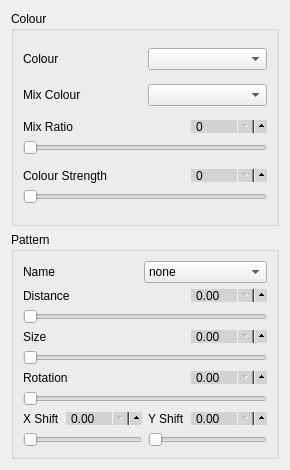
             <widget class="QWidget" name="page_12">
              <property name="geometry">
               <rect>
                <x>0</x>
                <y>0</y>
                <width>272</width>
                <height>470</height>
               </rect>
              </property>
              <attribute name="label">
               <string>Fill Pattern</string>
              </attribute>
              <layout class="QVBoxLayout" name="verticalLayout_136">
               <item>
                <widget class="QGroupBox" name="groupBox_24">
                 <property name="title">
                  <string>Colour</string>
                 </property>
                 <layout class="QVBoxLayout" name="verticalLayout_133">
                  <item>
                   <layout class="QHBoxLayout" name="horizontalLayout_143">
                    <item>
                     <widget class="QLabel" name="label_143">
                      <property name="text">
                       <string>Colour</string>
                      </property>
                     </widget>
                    </item>
                    <item>
                     <widget class="QComboBox" name="circle_marker_colour_name">
                      <property name="maxVisibleItems">
                       <number>20</number>
                      </property>
                     </widget>
                    </item>
                   </layout>
                  </item>
                  <item>
                   <layout class="QHBoxLayout" name="horizontalLayout_144">
                    <item>
                     <widget class="QLabel" name="label_144">
                      <property name="text">
                       <string>Mix Colour</string>
                      </property>
                     </widget>
                    </item>
                    <item>
                     <widget class="QComboBox" name="circle_marker_colour_mix_name">
                      <property name="maxVisibleItems">
                       <number>20</number>
                      </property>
                     </widget>
                    </item>
                   </layout>
                  </item>
                  <item>
                   <layout class="QVBoxLayout" name="verticalLayout_134">
                    <item>
                     <layout class="QHBoxLayout" name="horizontalLayout_145">
                      <item>
                       <widget class="QLabel" name="label_145">
                        <property name="text">
                         <string>Mix Ratio</string>
                        </property>
                       </widget>
                      </item>
                      <item>
                       <widget class="QSpinBox" name="circle_marker_colour_mixratio_spin">
                        <property name="styleSheet">
                         <string notr="true">QSpinBox {
	max-height: 11px;
	min-height: 11px;
    min-width: 60px;
    max-width: 60px;
    padding-right: 10px;
    background-color: lightgray;
    padding-top: -2px;
    padding-bottom: -2px;
}

QSpinBox::up-button {
  subcontrol-origin: padding;
  subcontrol-position: right center;
  left: 7px;
  height: 18px;
  width: 18px;
}

QSpinBox::down-button {
  subcontrol-origin: content;
  subcontrol-position: right center;
  left: 0px;
  top: 0px;
  height: 18px;
  width: 18px;
}

</string>
                        </property>
                        <property name="minimum">
                         <number>0</number>
                        </property>
                        <property name="maximum">
                         <number>100</number>
                        </property>
                        <property name="value">
                         <number>0</number>
                        </property>
                       </widget>
                      </item>
                     </layout>
                    </item>
                    <item>
                     <widget class="QSlider" name="circle_marker_colour_mixratio_slider">
                      <property name="styleSheet">
                       <string notr="true"/>
                      </property>
                      <property name="maximum">
                       <number>100</number>
                      </property>
                      <property name="orientation">
                       <enum>Qt::Horizontal</enum>
                      </property>
                     </widget>
                    </item>
                   </layout>
                  </item>
                  <item>
                   <layout class="QVBoxLayout" name="verticalLayout_135">
                    <item>
                     <layout class="QHBoxLayout" name="horizontalLayout_146">
                      <item>
                       <widget class="QLabel" name="label_146">
                        <property name="text">
                         <string>Colour Strength</string>
                        </property>
                       </widget>
                      </item>
                      <item>
                       <widget class="QSpinBox" name="circle_marker_colour_strength_spin">
                        <property name="styleSheet">
                         <string notr="true">QSpinBox {
	max-height: 11px;
	min-height: 11px;
    min-width: 60px;
    max-width: 60px;
    padding-right: 10px;
    background-color: lightgray;
    padding-top: -2px;
    padding-bottom: -2px;
}

QSpinBox::up-button {
  subcontrol-origin: padding;
  subcontrol-position: right center;
  left: 7px;
  height: 18px;
  width: 18px;
}

QSpinBox::down-button {
  subcontrol-origin: content;
  subcontrol-position: right center;
  left: 0px;
  top: 0px;
  height: 18px;
  width: 18px;
}

</string>
                        </property>
                        <property name="minimum">
                         <number>0</number>
                        </property>
                        <property name="maximum">
                         <number>100</number>
                        </property>
                        <property name="value">
                         <number>0</number>
                        </property>
                       </widget>
                      </item>
                     </layout>
                    </item>
                    <item>
                     <widget class="QSlider" name="circle_marker_colour_strength_slider">
                      <property name="styleSheet">
                       <string notr="true"/>
                      </property>
                      <property name="maximum">
                       <number>100</number>
                      </property>
                      <property name="orientation">
                       <enum>Qt::Horizontal</enum>
                      </property>
                     </widget>
                    </item>
                   </layout>
                  </item>
                 </layout>
                </widget>
               </item>
               <item>
                <widget class="QGroupBox" name="groupBox_23">
                 <property name="title">
                  <string>Pattern</string>
                 </property>
                 <layout class="QVBoxLayout" name="verticalLayout_127">
                  <item>
                   <layout class="QHBoxLayout" name="horizontalLayout_136">
                    <item>
                     <widget class="QLabel" name="label_137">
                      <property name="text">
                       <string>Name</string>
                      </property>
                     </widget>
                    </item>
                    <item>
                     <widget class="QComboBox" name="circle_pattern_type">
                      <property name="focusPolicy">
                       <enum>Qt::ClickFocus</enum>
                      </property>
                      <item>
                       <property name="text">
                        <string>none</string>
                       </property>
                      </item>
                      <item>
                       <property name="text">
                        <string>solid</string>
                       </property>
                      </item>
                      <item>
                       <property name="text">
                        <string>horizontal lines</string>
                       </property>
                      </item>
                      <item>
                       <property name="text">
                        <string>vertical lines</string>
                       </property>
                      </item>
                      <item>
                       <property name="text">
                        <string>north east lines</string>
                       </property>
                      </item>
                      <item>
                       <property name="text">
                        <string>north west lines</string>
                       </property>
                      </item>
                      <item>
                       <property name="text">
                        <string>grid</string>
                       </property>
                      </item>
                      <item>
                       <property name="text">
                        <string>crosshatch</string>
                       </property>
                      </item>
                      <item>
                       <property name="text">
                        <string>dots</string>
                       </property>
                      </item>
                      <item>
                       <property name="text">
                        <string>crosshatch dots</string>
                       </property>
                      </item>
                      <item>
                       <property name="text">
                        <string>bricks</string>
                       </property>
                      </item>
                      <item>
                       <property name="text">
                        <string>checkerboard</string>
                       </property>
                      </item>
                      <item>
                       <property name="text">
                        <string>Lines</string>
                       </property>
                      </item>
                      <item>
                       <property name="text">
                        <string>Hatch</string>
                       </property>
                      </item>
                      <item>
                       <property name="text">
                        <string>Dots</string>
                       </property>
                      </item>
                      <item>
                       <property name="text">
                        <string>Fivepointed stars</string>
                       </property>
                      </item>
                      <item>
                       <property name="text">
                        <string>Sixpointed stars</string>
                       </property>
                      </item>
                     </widget>
                    </item>
                   </layout>
                  </item>
                  <item>
                   <layout class="QVBoxLayout" name="verticalLayout_128">
                    <item>
                     <layout class="QHBoxLayout" name="horizontalLayout_137">
                      <item>
                       <widget class="QLabel" name="label_138">
                        <property name="focusPolicy">
                         <enum>Qt::NoFocus</enum>
                        </property>
                        <property name="text">
                         <string>Distance</string>
                        </property>
                       </widget>
                      </item>
                      <item>
                       <widget class="QDoubleSpinBox" name="circle_pattern_distance_spin">
                        <property name="focusPolicy">
                         <enum>Qt::ClickFocus</enum>
                        </property>
                        <property name="styleSheet">
                         <string notr="true">QDoubleSpinBox {
	max-height: 11px;
	min-height: 11px;
    min-width: 60px;
    max-width: 60px;
    padding-right: 10px;
    background-color: lightgray;
    padding-top: -2px;
    padding-bottom: -2px;
}

QDoubleSpinBox::up-button {
  subcontrol-origin: padding;
  subcontrol-position: right center;
  left: 7px;
  height: 18px;
  width: 18px;
}

QDoubleSpinBox::down-button {
  subcontrol-origin: content;
  subcontrol-position: right center;
  left: 0px;
  top: 0px;
  height: 18px;
  width: 18px;
}

</string>
                        </property>
                       </widget>
                      </item>
                     </layout>
                    </item>
                    <item>
                     <widget class="QSlider" name="circle_pattern_distance_slider">
                      <property name="focusPolicy">
                       <enum>Qt::NoFocus</enum>
                      </property>
                      <property name="styleSheet">
                       <string notr="true"/>
                      </property>
                      <property name="orientation">
                       <enum>Qt::Horizontal</enum>
                      </property>
                     </widget>
                    </item>
                   </layout>
                  </item>
                  <item>
                   <layout class="QVBoxLayout" name="verticalLayout_129">
                    <item>
                     <layout class="QHBoxLayout" name="horizontalLayout_138">
                      <item>
                       <widget class="QLabel" name="label_139">
                        <property name="focusPolicy">
                         <enum>Qt::NoFocus</enum>
                        </property>
                        <property name="text">
                         <string>Size</string>
                        </property>
                       </widget>
                      </item>
                      <item>
                       <widget class="QDoubleSpinBox" name="circle_pattern_size_spin">
                        <property name="focusPolicy">
                         <enum>Qt::ClickFocus</enum>
                        </property>
                        <property name="styleSheet">
                         <string notr="true">QDoubleSpinBox {
	max-height: 11px;
	min-height: 11px;
    min-width: 60px;
    max-width: 60px;
    padding-right: 10px;
    background-color: lightgray;
    padding-top: -2px;
    padding-bottom: -2px;
}

QDoubleSpinBox::up-button {
  subcontrol-origin: padding;
  subcontrol-position: right center;
  left: 7px;
  height: 18px;
  width: 18px;
}

QDoubleSpinBox::down-button {
  subcontrol-origin: content;
  subcontrol-position: right center;
  left: 0px;
  top: 0px;
  height: 18px;
  width: 18px;
}

</string>
                        </property>
                       </widget>
                      </item>
                     </layout>
                    </item>
                    <item>
                     <widget class="QSlider" name="circle_pattern_size_slider">
                      <property name="focusPolicy">
                       <enum>Qt::NoFocus</enum>
                      </property>
                      <property name="styleSheet">
                       <string notr="true"/>
                      </property>
                      <property name="orientation">
                       <enum>Qt::Horizontal</enum>
                      </property>
                     </widget>
                    </item>
                   </layout>
                  </item>
                  <item>
                   <layout class="QVBoxLayout" name="verticalLayout_130">
                    <item>
                     <layout class="QHBoxLayout" name="horizontalLayout_139">
                      <item>
                       <widget class="QLabel" name="label_140">
                        <property name="focusPolicy">
                         <enum>Qt::NoFocus</enum>
                        </property>
                        <property name="text">
                         <string>Rotation</string>
                        </property>
                       </widget>
                      </item>
                      <item>
                       <widget class="QDoubleSpinBox" name="circle_pattern_rotation_spin">
                        <property name="focusPolicy">
                         <enum>Qt::ClickFocus</enum>
                        </property>
                        <property name="styleSheet">
                         <string notr="true">QDoubleSpinBox {
	max-height: 11px;
	min-height: 11px;
    min-width: 60px;
    max-width: 60px;
    padding-right: 10px;
    background-color: lightgray;
    padding-top: -2px;
    padding-bottom: -2px;
}

QDoubleSpinBox::up-button {
  subcontrol-origin: padding;
  subcontrol-position: right center;
  left: 7px;
  height: 18px;
  width: 18px;
}

QDoubleSpinBox::down-button {
  subcontrol-origin: content;
  subcontrol-position: right center;
  left: 0px;
  top: 0px;
  height: 18px;
  width: 18px;
}

</string>
                        </property>
                        <property name="maximum">
                         <double>360.000000000000000</double>
                        </property>
                       </widget>
                      </item>
                     </layout>
                    </item>
                    <item>
                     <widget class="QSlider" name="circle_pattern_rotation_slider">
                      <property name="focusPolicy">
                       <enum>Qt::NoFocus</enum>
                      </property>
                      <property name="styleSheet">
                       <string notr="true"/>
                      </property>
                      <property name="orientation">
                       <enum>Qt::Horizontal</enum>
                      </property>
                     </widget>
                    </item>
                   </layout>
                  </item>
                  <item>
                   <layout class="QHBoxLayout" name="horizontalLayout_140">
                    <item>
                     <layout class="QVBoxLayout" name="verticalLayout_131">
                      <item>
                       <layout class="QHBoxLayout" name="horizontalLayout_141">
                        <item>
                         <widget class="QLabel" name="label_141">
                          <property name="focusPolicy">
                           <enum>Qt::NoFocus</enum>
                          </property>
                          <property name="text">
                           <string>X Shift</string>
                          </property>
                         </widget>
                        </item>
                        <item>
                         <widget class="QDoubleSpinBox" name="circle_pattern_xshift_spin">
                          <property name="focusPolicy">
                           <enum>Qt::ClickFocus</enum>
                          </property>
                          <property name="styleSheet">
                           <string notr="true">QDoubleSpinBox {
	max-height: 11px;
	min-height: 11px;
    min-width: 60px;
    max-width: 60px;
    padding-right: 10px;
    background-color: lightgray;
    padding-top: -2px;
    padding-bottom: -2px;
}

QDoubleSpinBox::up-button {
  subcontrol-origin: padding;
  subcontrol-position: right center;
  left: 7px;
  height: 18px;
  width: 18px;
}

QDoubleSpinBox::down-button {
  subcontrol-origin: content;
  subcontrol-position: right center;
  left: 0px;
  top: 0px;
  height: 18px;
  width: 18px;
}

</string>
                          </property>
                         </widget>
                        </item>
                       </layout>
                      </item>
                      <item>
                       <widget class="QSlider" name="circle_pattern_xshift_slider">
                        <property name="focusPolicy">
                         <enum>Qt::NoFocus</enum>
                        </property>
                        <property name="styleSheet">
                         <string notr="true"/>
                        </property>
                        <property name="orientation">
                         <enum>Qt::Horizontal</enum>
                        </property>
                       </widget>
                      </item>
                     </layout>
                    </item>
                    <item>
                     <layout class="QVBoxLayout" name="verticalLayout_132">
                      <item>
                       <layout class="QHBoxLayout" name="horizontalLayout_142">
                        <item>
                         <widget class="QLabel" name="label_142">
                          <property name="focusPolicy">
                           <enum>Qt::NoFocus</enum>
                          </property>
                          <property name="text">
                           <string>Y Shift</string>
                          </property>
                         </widget>
                        </item>
                        <item>
                         <widget class="QDoubleSpinBox" name="circle_pattern_yshift_spin">
                          <property name="focusPolicy">
                           <enum>Qt::ClickFocus</enum>
                          </property>
                          <property name="styleSheet">
                           <string notr="true">QDoubleSpinBox {
	max-height: 11px;
	min-height: 11px;
    min-width: 60px;
    max-width: 60px;
    padding-right: 10px;
    background-color: lightgray;
    padding-top: -2px;
    padding-bottom: -2px;
}

QDoubleSpinBox::up-button {
  subcontrol-origin: padding;
  subcontrol-position: right center;
  left: 7px;
  height: 18px;
  width: 18px;
}

QDoubleSpinBox::down-button {
  subcontrol-origin: content;
  subcontrol-position: right center;
  left: 0px;
  top: 0px;
  height: 18px;
  width: 18px;
}

</string>
                          </property>
                         </widget>
                        </item>
                       </layout>
                      </item>
                      <item>
                       <widget class="QSlider" name="circle_pattern_yshift_slider">
                        <property name="focusPolicy">
                         <enum>Qt::NoFocus</enum>
                        </property>
                        <property name="styleSheet">
                         <string notr="true"/>
                        </property>
                        <property name="orientation">
                         <enum>Qt::Horizontal</enum>
                        </property>
                       </widget>
                      </item>
                     </layout>
                    </item>
                   </layout>
                  </item>
                 </layout>
                </widget>
               </item>
              </layout>
             </widget>
